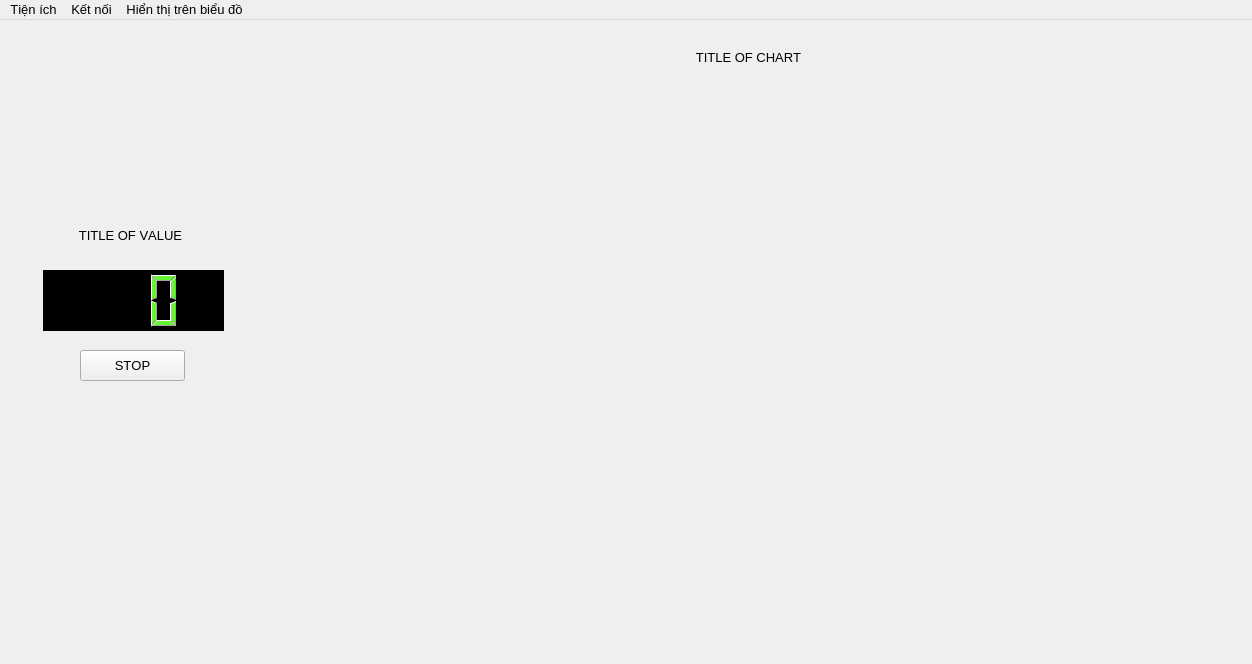
<?xml version="1.0" encoding="UTF-8"?>
<ui version="4.0">
 <class>MainWindow</class>
 <widget class="QMainWindow" name="MainWindow">
  <property name="enabled">
   <bool>true</bool>
  </property>
  <property name="geometry">
   <rect>
    <x>0</x>
    <y>0</y>
    <width>1252</width>
    <height>664</height>
   </rect>
  </property>
  <property name="minimumSize">
   <size>
    <width>640</width>
    <height>360</height>
   </size>
  </property>
  <property name="maximumSize">
   <size>
    <width>7680</width>
    <height>4320</height>
   </size>
  </property>
  <property name="font">
   <font>
    <pointsize>10</pointsize>
    <weight>50</weight>
    <italic>false</italic>
    <bold>false</bold>
    <strikeout>false</strikeout>
    <kerning>false</kerning>
   </font>
  </property>
  <property name="mouseTracking">
   <bool>false</bool>
  </property>
  <property name="windowTitle">
   <string>STEM Laboratory Desktop</string>
  </property>
  <property name="windowIcon">
   <iconset>
    <normaloff>assets/icon.ico</normaloff>assets/icon.ico</iconset>
  </property>
  <property name="autoFillBackground">
   <bool>true</bool>
  </property>
  <property name="toolButtonStyle">
   <enum>Qt::ToolButtonIconOnly</enum>
  </property>
  <property name="animated">
   <bool>true</bool>
  </property>
  <property name="tabShape">
   <enum>QTabWidget::Rounded</enum>
  </property>
  <widget class="QWidget" name="centralwidget">
   <widget class="QLCDNumber" name="realtime_value">
    <property name="geometry">
     <rect>
      <x>43</x>
      <y>250</y>
      <width>181</width>
      <height>61</height>
     </rect>
    </property>
    <property name="styleSheet">
     <string notr="true">color: rgb(102, 243, 49);
background-color: rgb(0, 0, 0);</string>
    </property>
    <property name="smallDecimalPoint">
     <bool>false</bool>
    </property>
    <property name="digitCount">
     <number>3</number>
    </property>
   </widget>
   <widget class="QLabel" name="values_title">
    <property name="geometry">
     <rect>
      <x>60</x>
      <y>190</y>
      <width>141</width>
      <height>51</height>
     </rect>
    </property>
    <property name="text">
     <string>TITLE OF VALUE</string>
    </property>
    <property name="alignment">
     <set>Qt::AlignCenter</set>
    </property>
   </widget>
   <widget class="QWidget" name="layoutWidget">
    <property name="geometry">
     <rect>
      <x>270</x>
      <y>30</y>
      <width>937</width>
      <height>575</height>
     </rect>
    </property>
    <layout class="QGridLayout" name="gridLayout">
     <item row="0" column="1">
      <widget class="QLabel" name="chart_title">
       <property name="text">
        <string>TITLE OF CHART</string>
       </property>
       <property name="textFormat">
        <enum>Qt::RichText</enum>
       </property>
       <property name="scaledContents">
        <bool>false</bool>
       </property>
       <property name="alignment">
        <set>Qt::AlignCenter</set>
       </property>
      </widget>
     </item>
     <item row="1" column="0">
      <spacer name="verticalSpacer">
       <property name="orientation">
        <enum>Qt::Vertical</enum>
       </property>
       <property name="sizeHint" stdset="0">
        <size>
         <width>20</width>
         <height>518</height>
        </size>
       </property>
      </spacer>
     </item>
     <item row="1" column="1">
      <widget class="QWidget" name="chart_widget" native="true"/>
     </item>
     <item row="2" column="1">
      <spacer name="horizontalSpacer">
       <property name="orientation">
        <enum>Qt::Horizontal</enum>
       </property>
       <property name="sizeHint" stdset="0">
        <size>
         <width>908</width>
         <height>20</height>
        </size>
       </property>
      </spacer>
     </item>
    </layout>
   </widget>
   <widget class="QPushButton" name="stop_record">
    <property name="geometry">
     <rect>
      <x>80</x>
      <y>330</y>
      <width>105</width>
      <height>31</height>
     </rect>
    </property>
    <property name="text">
     <string>STOP</string>
    </property>
   </widget>
  </widget>
  <widget class="QMenuBar" name="menubar">
   <property name="geometry">
    <rect>
     <x>0</x>
     <y>0</y>
     <width>1252</width>
     <height>29</height>
    </rect>
   </property>
   <widget class="QMenu" name="connect_menu">
    <property name="title">
     <string>Kết nối</string>
    </property>
    <widget class="QMenu" name="com_selection">
     <property name="title">
      <string>Chọn cổng COM</string>
     </property>
    </widget>
    <widget class="QMenu" name="com_baudrate">
     <property name="title">
      <string>Tốc độ giao tiếp</string>
     </property>
     <addaction name="separator"/>
    </widget>
    <addaction name="com_selection"/>
    <addaction name="com_baudrate"/>
   </widget>
   <widget class="QMenu" name="show_menu">
    <property name="title">
     <string>Hiển thị trên biểu đồ</string>
    </property>
    <addaction name="show_humidity"/>
    <addaction name="show_temperature"/>
    <addaction name="show_pH"/>
    <addaction name="show_oxi"/>
   </widget>
   <widget class="QMenu" name="settings_menu">
    <property name="title">
     <string>Tiện ích</string>
    </property>
    <addaction name="export_excel"/>
    <addaction name="close_app"/>
    <addaction name="help"/>
   </widget>
   <addaction name="settings_menu"/>
   <addaction name="connect_menu"/>
   <addaction name="show_menu"/>
  </widget>
  <action name="show_humidity">
   <property name="text">
    <string>Độ ẩm</string>
   </property>
  </action>
  <action name="show_temperature">
   <property name="text">
    <string>Nhiệt độ</string>
   </property>
  </action>
  <action name="show_pH">
   <property name="text">
    <string>Độ pH</string>
   </property>
  </action>
  <action name="show_oxi">
   <property name="text">
    <string>Lượng Oxi</string>
   </property>
  </action>
  <action name="close_app">
   <property name="text">
    <string>Đóng ứng dụng</string>
   </property>
  </action>
  <action name="help">
   <property name="text">
    <string>Trợ giúp?</string>
   </property>
  </action>
  <action name="export_excel">
   <property name="text">
    <string>Xuất file excel</string>
   </property>
  </action>
 </widget>
 <resources/>
 <connections/>
</ui>
